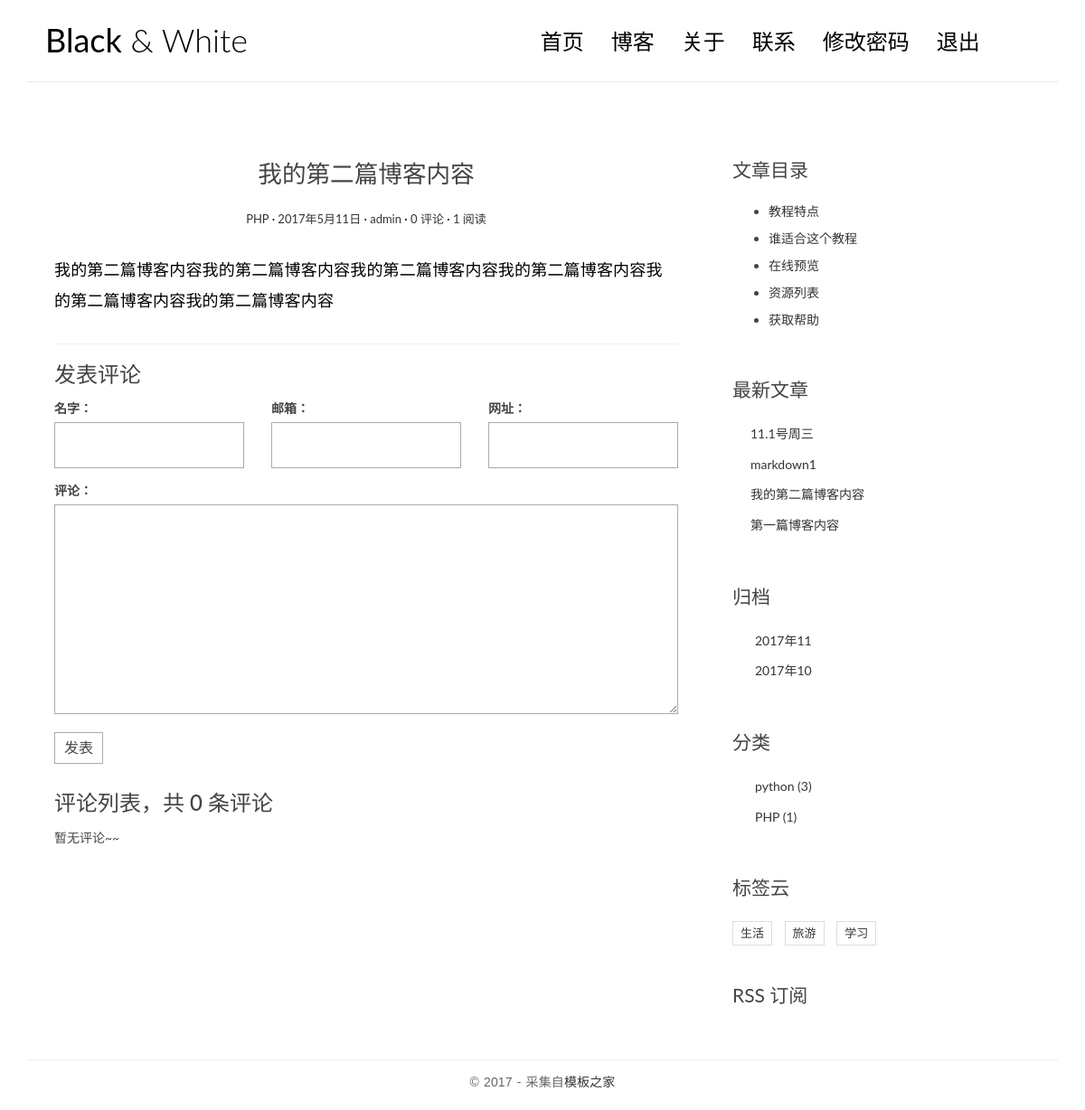
Page /post/2/ (signed in) on the committed database.
### blog/models.py (models this page shows, shortened)
class Post(models.Model):
    title = models.CharField(max_length=100)
    body = models.TextField()
    created_time = models.DateTimeField()
    modified_time = models.DateTimeField()
    excerpt = models.CharField(max_length=200,blank=True)
    category = models.ForeignKey(Category)
    tags = models.ManyToManyField(Tag,blank=True)
    author = models.ForeignKey(User)
    views = models.PositiveIntegerField(default=0)
    def get_absolute_url(self):
        return reverse('blog:detail',kwargs={'pk':self.pk})
    class Meta:
        ordering=['-created_time']
    def increase_views(self):
        self.views += 1
        self.save(update_fields=['views'])

class Category(models.Model):
    name = models.CharField(max_length=100)

class Tag(models.Model):
    name = models.CharField(max_length=100)

### blog/views.py (the view)
# urls.py: url(r'^post/(?P<pk>[0-9]+)/$',login_required(views.PostDetailView.as_view()),name='detail'),
class PostDetailView(DetailView):
    model = Post
    template_name = 'blog/detail.html'
    context_object_name = 'post'
    def get(self, request, *args, **kwargs):
        response = super().get(request,*args,**kwargs)
        self.object.increase_views()
        return response
    def get_object(self, queryset=None):
        post = super().get_object(queryset=None)
        post.body = markdown.markdown(post.body,
                                      extensions=[
                                          'markdown.extensions.extra',
                                          'markdown.extensions.codehilite',
                                          'markdown.extensions.toc',
                                      ])
        return post
    def get_context_data(self, **kwargs):
        context = super().get_context_data(**kwargs)
        form = CommentForm()
        comment_list = self.object.comment_set.all()
        context.update({'form':form,
                        'comment_list':comment_list
                        })
        return context

### comments/forms.py
class CommentForm(forms.ModelForm):
    class Meta:
        model = Comment
        fields = ['name','email','url','text']

### blog/templatetags/blog_tags.py (called while the page is built)
@register.simple_tag
def get_recent_posts(num=5):
    return Post.objects.all().order_by('-created_time')[:num]

@register.simple_tag
def archives():
    return Post.objects.dates('created_time','month',order='DESC')

@register.simple_tag
def get_categories():
    return Category.objects.annotate(num_posts=Count
    ('post')).filter(num_posts__gt=0)

@register.simple_tag
def get_tags():
    return Tag.objects.annotate(num_posts=Count
    ('post')).filter(num_posts__gt=0)

### templates/blog/detail.html (shortened to what this page needs)
{% extends 'base.html' %}
    {% block main %}
        <article class="post post-1">
            <header class="entry-header">
                <h1 class="entry-title">{{ post.title }}</h1>
                <div class="entry-meta">
                    <span class="post-category"><a href="#">{{ post.category.name }}</a></span>
                    <span class="post-date"><a href="#"><time class="entry-date"
                                                              datetime="2012-11-09T23:15:57+00:00">2017年5月11日</time></a></span>
                    <span class="post-author"><a href="#">{{ post.author }}</a></span>
                    <span class="comments-link"><a href="#">{{ post.comment_set.count }} 评论</a></span>
                    <span class="views-count"><a href="#">{{ post.views }} 阅读</a></span>
                </div>
            </header>
            <div class="entry-content clearfix">
               {{ post.body|safe }}
            </div>
        </article>
        <section class="comment-area" id="comment-area">
            <hr>
            <h3>发表评论</h3>
            <form action="{% url 'comments:post_comment' post.pk %}" method="post" class="comment-form">
                <div class="row">
                    <div class="col-md-4">
                        <label for="{{ form.name.id_for_label }}">名字：</label>
                        {{ form.name }}
                    </div>
                    <div class="col-md-4">
                        <label for="{{ form.email.id_for_label }}">邮箱：</label>
                        {{ form.email }}
                    </div>
                    <div class="col-md-4">
                        <label for="{{ form.url.id_for_label }}">网址：</label>
                        {{ form.url }}
                    </div>
                    <div class="col-md-12">
                        <label for="{{ form.text.id_for_label }}">评论：</label>
                        {{ form.text }}
                        <button type="submit" class="comment-btn">发表</button>
                    </div>
                </div>
            </form>
            <div class="comment-list-panel">
                <h3>评论列表，共 <span>{{ post.comment_set.count }}</span> 条评论</h3>
                <ul class="comment-list list-unstyled">
                    {% for comment in comment_list %}
                    <li class="comment-item">
                        <span class="nickname">{{ comment.name }}</span>
                        <time class="submit-date">{{ comment.created_time }}</time>
                        <div class="text">
                           {{ comment.text }}
                        </div>
                    </li>
                    {% empty %}
                        暂无评论~~
                    {% endfor %}
                </ul>
            </div>
        </section>
    {% endblock main %}
    {% block toc %}
        <div class="widget widget-content">
            <h3 class="widget-title">文章目录</h3>
            <ul>
                <li>
                    <a href="#">教程特点</a>
                </li>
                <li>
                    <a href="#">谁适合这个教程</a>
                </li>
                <li>
                    <a href="#">在线预览</a>
                </li>
                <li>
                    <a href="#">资源列表</a>
                </li>
                <li>
                    <a href="#">获取帮助</a>
                </li>
            </ul>
        </div>
    {% endblock toc %}

### templates/base.html (shortened to what this page needs)
{% load staticfiles %}
{% load blog_tags %}
<!DOCTYPE html>
<html>
<head>
    <link rel="stylesheet" href="{% static 'blog/css/bootstrap.min.css' %}">
    <link rel="stylesheet" href="http://code.ionicframework.com/ionicons/2.0.1/css/ionicons.min.css">
    <link rel="stylesheet" href="{% static 'blog/css/pace.css' %}">
    <link rel="stylesheet" href="{% static 'blog/css/custom.css' %}">
    <link rel="stylesheet" href="{% static 'blog/css/highlights/emacs.css' %}">
</head>
<body>
<div class="container">
    <header id="site-header">
        <div class="row">
            <div class="col-md-4 col-sm-5 col-xs-8">
                <div class="logo">
                    <h1><a href="{% url 'blog:index' %}"><b>Black</b> &amp; White</a></h1>
                </div>
            </div>
            <div class="col-md-8 col-sm-7 col-xs-4">
                <nav class="main-nav" role="navigation">
                    <div class="collapse navbar-collapse" id="bs-example-navbar-collapse-1">
                        <ul class="nav navbar-nav navbar-right">
                            <li class="cl-effect-11"><a href="index.html" data-hover="首页">首页</a></li>
                            <li class="cl-effect-11"><a href="full-width.html" data-hover="博客">博客</a></li>
                            <li class="cl-effect-11"><a href="about.html" data-hover="关于">关于</a></li>
                            <li class="cl-effect-11"><a href="contact.html" data-hover="联系">联系</a></li>
                            {% if user.is_authenticated  %}
                                <li class="cl-effect-11"><a href="{% url 'password_change' %}">修改密码</a></li>
                                 <li class="cl-effect-11"><a href="{% url 'logout' %}" >退出</a></li>
                                {% else %}
                                 <li class="cl-effect-11"><a href="{% url 'login' %}" >登录</a></li>
                            {% endif %}
                        </ul>
                    </div>
                </nav>
            </div>
        </div>
    </header>
</div>
<div class="content-body">
    <div class="container">
        <div class="row">
            <main class="col-md-8">
               {% block main %}
                {% endblock main %}
            </main>
            <aside class="col-md-4">
                {% block toc %}
                {% endblock toc %}
                <div class="widget widget-recent-posts">
                    <h3 class="widget-title">最新文章</h3>
                    {% get_recent_posts as recent_post_list %}
                    <ul>
                        {% for post in recent_post_list %}
                        <li>
                            <a href="{{ post.get_absolute_url }}">{{ post.title }}</a>
                        </li>
                        {% empty %}
                            暂无文章！
                        {% endfor %}
                    </ul>
                </div>
                <div class="widget widget-archives">
                    <h3 class="widget-title">归档</h3>
                    {% archives as date_list %}
                    <ul>
                        {% for date in date_list %}
                        <li>
                            <a href="{% url 'blog:archives' date.year date.month %}">{{ date.year }}年{{ date.month }}</a>
                        </li>
                         {% empty %}
                            暂无归档！
                        {% endfor %}
                    </ul>
                </div>
                <div class="widget widget-category">
                    <h3 class="widget-title">分类</h3>
                    {% get_categories as category_list %}
                    <ul>
                        {% for category in category_list%}
                        <li>
                            <a href="{% url 'blog:category' category.pk %}">{{ category.name }} <span class="post-count">({{ category.num_posts }})</span></a>
                        </li>
                          {% empty %}
                            暂无分类！
                        {% endfor %}
                    </ul>
                </div>
                <div class="widget widget-tag-cloud">
                    <h3 class="widget-title">标签云</h3>
                    {% get_tags as tag_list %}
                    <ul>
                        {% for tag in tag_list %}
                            <li>
                                <a href="{% url 'blog:tag'  tag.pk %}">{{ tag.name }}</a>
                            </li>
                        {% endfor %}
                    </ul>
                </div>
                <div class="rss">
                    <a href=""> RSS 订阅</a>
                </div>
            </aside>
        </div>
    </div>
</div>
<footer id="site-footer">
    <div class="container">
        <div class="row">
            <div class="col-md-12">
                <p class="copyright">&copy 2017 - 采集自<a href="http://www.cssmoban.com/"
                                                        target="_blank" title="模板之家">模板之家</a>
                </p>
            </div>
        </div>
    </div>
</footer>
</body>
</html>

### blog/static/blog/css/custom.css (style rules this page uses)
* { outline: none; }
h1, h2, h3, h4, h5, h6 { margin-top: 0; }
b { font-weight: 400; }
a { color: #333; }
body { color: #444; font-family: 'Lato', sans-serif; }
p { font-family: 'Ubuntu', sans-serif; font-weight: 400; word-spacing: 1px; letter-spacing: 0.01em; }
#site-header { background-color: #FFF; padding: 25px 20px; margin-bottom: 40px; border-bottom: 1px solid #e7e7e7; }
.logo h1 a { color: #000; }
.logo h1 { margin: 0; font-family: 'Lato', sans-serif; font-weight: 300; }
.main-nav { margin-top: 11px; max-width: 95%; }
.main-nav a { color: #000000 !important; padding: 0 0 5px 0 !important; margin-right: 30px; font-family: 'Lato', sans-serif; font-weight: 300; font-size: 24px; }
.cl-effect-11 a { padding: 10px 0; color: #0972b4; text-shadow: none; }
.cl-effect-11 a::before { position: absolute; top: 0; left: 0; overflow: hidden; padding: 0 0 5px 0 !important; max-width: 0; border-bottom: 1px solid #000; color: #000; content: attr(data-hover); white-space: nowrap; -webkit-transition: max-width 0.5s; -moz-transition: max-width 0.5s; transition: max-width 0.5s; }
.content-body { padding-bottom: 4em; }
.post { background: #fff; padding: 30px 30px 0; }
.entry-title { text-align: center; font-size: 1.9em; margin-bottom: 20px; line-height: 1.6; padding: 10px 20px 0; }
.entry-meta { text-align: center; color: #DDDDDD; font-size: 13px; margin-bottom: 30px; }
.entry-content { font-size: 18px; line-height: 1.9; font-weight: 300; color: #000; }
.post-category::after, .post-date::after, .post-author::after, .comments-link::after { content: ' ·'; color: #000; }
.widget { background: #fff; padding: 30px 0 0; }
.widget-title { font-size: 1.5em; margin-bottom: 20px; line-height: 1.6; padding: 10px 0 0; font-weight: 400; }
.widget-recent-posts ul { padding: 0; margin: 0; padding-left: 20px; }
.widget-recent-posts ul li { list-style-type: none; position: relative; line-height: 170%; margin-bottom: 10px; }
.widget-recent-posts ul li::before { content: '\f3d3'; font-family: "Ionicons"; position: absolute; left: -17px; top: 3px; font-size: 16px; color: #000; }
.widget-archives ul { padding: 0; margin: 0; padding-left: 25px; }
.widget-archives ul li { list-style-type: none; position: relative; line-height: 170%; margin-bottom: 10px; }
.widget-archives ul li::before { content: '\f3f3'; font-family: "Ionicons"; position: absolute; left: -25px; top: 1px; font-size: 16px; color: #000; }
.widget-category ul { padding: 0; margin: 0; padding-left: 25px; }
.widget-category ul li { list-style-type: none; position: relative; line-height: 170%; margin-bottom: 10px; }
.widget-category ul li::before { content: '\f3fe'; font-family: "Ionicons"; position: absolute; left: -25px; top: 1px; font-size: 18px; color: #000; }
.widget-tag-cloud ul { padding: 0; margin: 0; margin-right: -10px; }
.widget-tag-cloud ul li { list-style-type: none; font-size: 13px; display: inline-block; margin-right: 10px; margin-bottom: 10px; padding: 3px 8px; border: 1px solid #ddd; }
.widget-content ul li { margin-bottom: 10px; }
.rss { font-size: 21px; margin-top: 30px; }
.rss a { color: #444; }
#site-footer { padding-top: 10px; padding: 0 0 1.5em 0; }
.copyright { text-align: center; padding-top: 1em; margin: 0; border-top: 1px solid #eee; color: #666; }
.contact-form input, .comment-form input { border: 1px solid #aaa; margin-bottom: 15px; width: 100%; padding: 15px 15px; font-size: 16px; line-height: 100%; transition: 0.4s border-color linear; }
.contact-form textarea, .comment-form textarea { border: 1px solid #aaa; margin-bottom: 15px; width: 100%; padding: 15px 15px; font-size: 16px; line-height: 20px !important; min-height: 183px; transition: 0.4s border-color linear; }
.comment-area { padding: 0 30px 0; }
.comment-form { margin-top: 15px; }
.comment-form .comment-btn { background-color: #fff; border: 1px solid #aaa; font-size: 16px; padding: 5px 10px; }
.comment-list-panel { margin-top: 30px; }
.comment-list { margin-top: 15px; }

### rows in the picture
Post: title "我的第二篇博客内容", category.name "PHP", author "admin", comment_set.count "0", views "1", body "我的第二篇博客内容我的第二篇博客内容我的第二篇博客内容我的第二篇博客内容我的第二篇博客内容我的第二篇博客内容"
Post: title "11.1号周三"
Post: title "markdown1"
Post: title "第一篇博客内容"
Category: name "python", num_posts "3"
Category: name "PHP", num_posts "1"
Tag: name "生活"
Tag: name "旅游"
Tag: name "学习"

### other values in the picture
{{ date.year }} "2017" "2017"
{{ date.month }} "11" "10"
